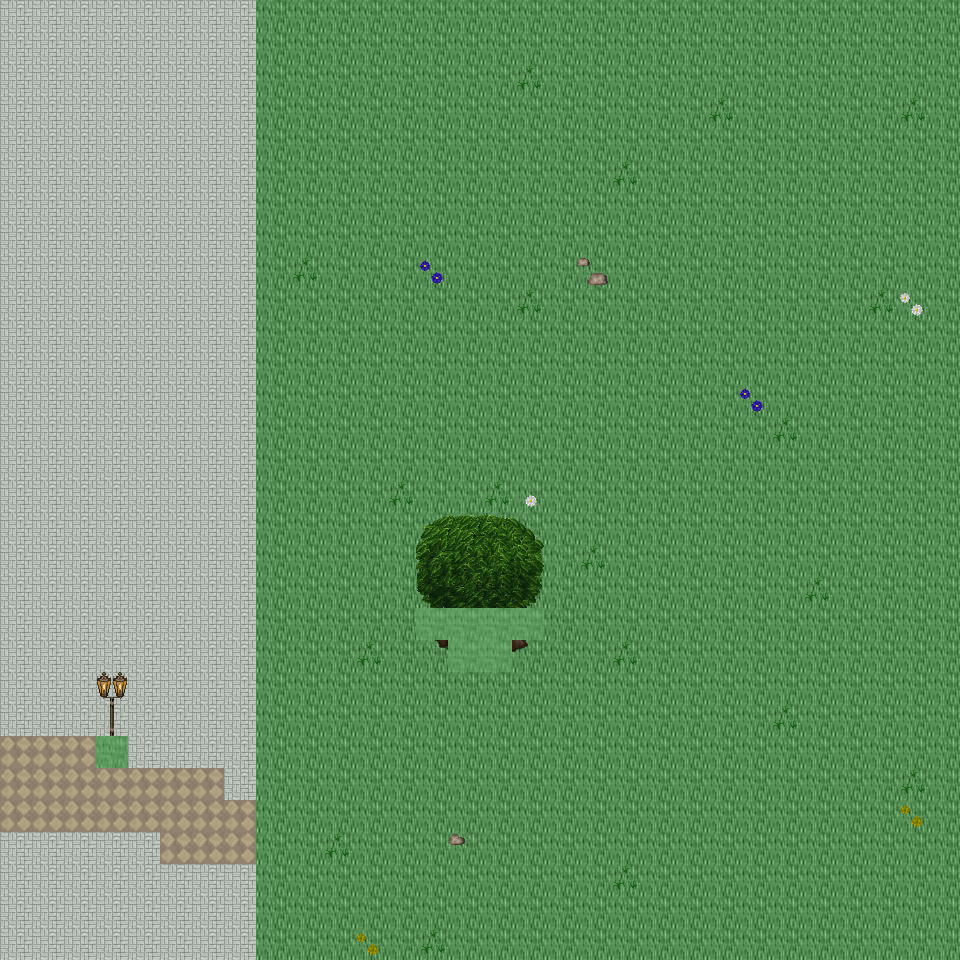

Rendered tile map (Tiled .tmx) drawn with the repository's tilesets; below, a short description and the map source with its tile grids summarised:
An orthogonal 30x30 tile map with 32x32 px tiles, 6 tile layers (Ground, Object, Object2, Above, ...), 48 tilesets and 3 objects (3x mapExit).

<map version="1.0" orientation="orthogonal" renderorder="right-down" width="30" height="30" tilewidth="32" tileheight="32" nextobjectid="4">
  <tileset firstgid="1" name="tileset_ground_ground" tilewidth="32" tileheight="32" tilecount="33" columns="3">
    <image source="../drawable/tileset_ground_ground.png" width="96" height="352" />
  </tileset>
  <tileset firstgid="34" name="tileset_building_castle" tilewidth="32" tileheight="32" tilecount="320" columns="20">
    <image source="../drawable/tileset_building_castle.png" width="640" height="512" />
  </tileset>
  <tileset firstgid="354" name="tileset_furniture_carpet_carpets_2" tilewidth="32" tileheight="32" tilecount="12" columns="4">
    <image source="../drawable/tileset_furniture_carpet_carpets_2.png" width="128" height="160" />
  </tileset>
  <tileset firstgid="366" name="tileset_ground_indoor_tiles" tilewidth="32" tileheight="32" tilecount="8" columns="2">
    <image source="../drawable/tileset_ground_indoor_tiles.png" width="64" height="128" />
  </tileset>
  <tileset firstgid="374" name="tileset_ground_water_pool" tilewidth="32" tileheight="32" tilecount="72" columns="3">
    <image source="../drawable/tileset_ground_water_pool.png" width="96" height="768" />
  </tileset>
  <tileset firstgid="446" name="tileset_ground_brown_paving" tilewidth="32" tileheight="32" tilecount="2" columns="2">
    <image source="../drawable/tileset_ground_brown_paving.png" width="64" height="32" />
  </tileset>
  <tileset firstgid="448" name="tileset_ground_spikes" tilewidth="32" tileheight="32" tilecount="1" columns="1">
    <image source="../drawable/tileset_ground_spikes.png" width="32" height="32" />
  </tileset>
  <tileset firstgid="449" name="tileset_ground_ridge_earth_dark" tilewidth="32" tileheight="32" tilecount="96" columns="12">
    <image source="../drawable/tileset_ground_ridge_earth_dark.png" width="384" height="256" />
  </tileset>
  <tileset firstgid="545" name="tileset_plant_grasses" tilewidth="32" tileheight="32" tilecount="6" columns="3">
    <image source="../drawable/tileset_plant_grasses.png" width="96" height="64" />
  </tileset>
  <tileset firstgid="551" name="tileset_ground_water_pool_corners" tilewidth="32" tileheight="32" tilecount="72" columns="3">
    <image source="../drawable/tileset_ground_water_pool_corners.png" width="96" height="768" />
  </tileset>
  <tileset firstgid="623" name="tileset_building_fence_fence_chunky" tilewidth="32" tileheight="32" tilecount="21" columns="3">
    <image source="../drawable/tileset_building_fence_fence_chunky.png" width="96" height="224" />
  </tileset>
  <tileset firstgid="644" name="tileset_ground_earth_edges" tilewidth="32" tileheight="32" tilecount="18" columns="6">
    <image source="../drawable/tileset_ground_earth_edges.png" width="192" height="96" />
  </tileset>
  <tileset firstgid="662" name="tileset_ground_rock_pebbles" tilewidth="32" tileheight="32" tilecount="3" columns="1">
    <image source="../drawable/tileset_ground_rock_pebbles.png" width="32" height="96" />
  </tileset>
  <tileset firstgid="665" name="tileset_ground_square_patch" tilewidth="32" tileheight="32" tilecount="9" columns="3">
    <image source="../drawable/tileset_ground_square_patch.png" width="96" height="96" />
  </tileset>
  <tileset firstgid="674" name="tileset_plant_leaves" tilewidth="32" tileheight="32" tilecount="8" columns="4">
    <image source="../drawable/tileset_plant_leaves.png" width="128" height="64" />
  </tileset>
  <tileset firstgid="682" name="tileset_item_corpse_skull_dark" tilewidth="32" tileheight="32" tilecount="2" columns="2">
    <image source="../drawable/tileset_item_corpse_skull_dark.png" width="64" height="32" />
  </tileset>
  <tileset firstgid="684" name="tileset_item_corpse_skeleton" tilewidth="32" tileheight="32" tilecount="4" columns="2">
    <image source="../drawable/tileset_item_corpse_skeleton.png" width="64" height="64" />
  </tileset>
  <tileset firstgid="688" name="tileset_furniture_table_grey_fancy" tilewidth="32" tileheight="32" tilecount="9" columns="3">
    <image source="../drawable/tileset_furniture_table_grey_fancy.png" width="96" height="96" />
  </tileset>
  <tileset firstgid="697" name="tileset_furniture_table_grey_long" tilewidth="32" tileheight="32" tilecount="4" columns="2">
    <image source="../drawable/tileset_furniture_table_grey_long.png" width="64" height="64" />
  </tileset>
  <tileset firstgid="701" name="tileset_furniture_table_grey_plain" tilewidth="32" tileheight="32" tilecount="9" columns="3">
    <image source="../drawable/tileset_furniture_table_grey_plain.png" width="96" height="96" />
  </tileset>
  <tileset firstgid="710" name="tileset_item_gothic_slab" tilewidth="32" tileheight="32" tilecount="1" columns="1">
    <image source="../drawable/tileset_item_gothic_slab.png" width="32" height="32" />
  </tileset>
  <tileset firstgid="711" name="tileset_logic_creature_gnome" tilewidth="32" tileheight="32" tilecount="6" columns="6">
    <image source="../drawable/tileset_logic_creature_gnome.png" width="192" height="32" />
  </tileset>
  <tileset firstgid="717" name="tileset_logic_creature_animal" tilewidth="32" tileheight="32" tilecount="32" columns="8">
    <image source="../drawable/tileset_logic_creature_animal.png" width="256" height="128" />
  </tileset>
  <tileset firstgid="749" name="tileset_logic_collision" tilewidth="32" tileheight="32" tilecount="1" columns="1">
    <image source="../drawable/tileset_logic_collision.png" width="32" height="32" />
  </tileset>
  <tileset firstgid="750" name="tileset_ground_water_pool_deep" tilewidth="32" tileheight="32" tilecount="72" columns="3">
    <image source="../drawable/tileset_ground_water_pool_deep.png" width="96" height="768" />
  </tileset>
  <tileset firstgid="822" name="tileset_object_suspension_bridge" tilewidth="32" tileheight="32" tilecount="24" columns="3">
    <image source="../drawable/tileset_object_suspension_bridge.png" width="96" height="256" />
  </tileset>
  <tileset firstgid="846" name="tileset_plant_flower_daisy_blue" tilewidth="32" tileheight="32" tilecount="8" columns="2">
    <image source="../drawable/tileset_plant_flower_daisy_blue.png" width="64" height="128" />
  </tileset>
  <tileset firstgid="854" name="tileset_plant_flower_daisy_red" tilewidth="32" tileheight="32" tilecount="8" columns="2">
    <image source="../drawable/tileset_plant_flower_daisy_red.png" width="64" height="128" />
  </tileset>
  <tileset firstgid="862" name="tileset_plant_flower_daisy_white" tilewidth="32" tileheight="32" tilecount="8" columns="2">
    <image source="../drawable/tileset_plant_flower_daisy_white.png" width="64" height="128" />
  </tileset>
  <tileset firstgid="870" name="tileset_plant_flower_daisy_yellow" tilewidth="32" tileheight="32" tilecount="8" columns="2">
    <image source="../drawable/tileset_plant_flower_daisy_yellow.png" width="64" height="128" />
  </tileset>
  <tileset firstgid="878" name="tileset_plant_tree_tree_green" tilewidth="32" tileheight="32" tilecount="80" columns="8">
    <image source="../drawable/tileset_plant_tree_tree_green.png" width="256" height="352" />
  </tileset>
  <tileset firstgid="958" name="tileset_item_banners_flag" tilewidth="32" tileheight="32" tilecount="12" columns="3">
    <image source="../drawable/tileset_item_banners_flag.png" width="96" height="128" />
  </tileset>
  <tileset firstgid="970" name="tileset_item_flagpole" tilewidth="32" tileheight="32" tilecount="3" columns="1">
    <image source="../drawable/tileset_item_flagpole.png" width="32" height="96" />
  </tileset>
  <tileset firstgid="973" name="tileset_furniture_chair_bench_white" tilewidth="32" tileheight="32" tilecount="8" columns="2">
    <image source="../drawable/tileset_furniture_chair_bench_white.png" width="64" height="128" />
  </tileset>
  <tileset firstgid="981" name="tileset_item_statue_flowered_arch" tilewidth="32" tileheight="32" tilecount="24" columns="6">
    <image source="../drawable/tileset_item_statue_flowered_arch.png" width="192" height="128" />
  </tileset>
  <tileset firstgid="1005" name="tileset_building_decoration_block" tilewidth="32" tileheight="32" tilecount="2" columns="2">
    <image source="../drawable/tileset_building_decoration_block.png" width="64" height="32" />
  </tileset>
  <tileset firstgid="1007" name="tileset_building_decoration_orbpedestal" tilewidth="32" tileheight="32" tilecount="2" columns="1">
    <image source="../drawable/tileset_building_decoration_orbpedestal.png" width="32" height="64" />
  </tileset>
  <tileset firstgid="1009" name="tileset_item_statue_urn_with_flowers" tilewidth="32" tileheight="32" tilecount="2" columns="1">
    <image source="../drawable/tileset_item_statue_urn_with_flowers.png" width="32" height="64" />
  </tileset>
  <tileset firstgid="1011" name="tileset_building_decoration_pool" tilewidth="32" tileheight="32" tilecount="9" columns="3">
    <image source="../drawable/tileset_building_decoration_pool.png" width="96" height="96" />
  </tileset>
  <tileset firstgid="1020" name="tileset_item_statue_romanic_art1" tilewidth="32" tileheight="32" tilecount="4" columns="2">
    <image source="../drawable/tileset_item_statue_romanic_art1.png" width="64" height="64" />
  </tileset>
  <tileset firstgid="1024" name="tileset_building_wall_int_clay" tilewidth="32" tileheight="32" tilecount="100" columns="10">
    <image source="../drawable/tileset_building_wall_int_clay.png" width="320" height="320" />
  </tileset>
  <tileset firstgid="1124" name="tileset_ground_green_paving" tilewidth="32" tileheight="32" tilecount="18" columns="3">
    <image source="../drawable/tileset_ground_green_paving.png" width="96" height="192" />
  </tileset>
  <tileset firstgid="1142" name="tileset_logic_protection" tilewidth="32" tileheight="32" tilecount="2" columns="2">
    <image source="../drawable/tileset_logic_protection.png" width="64" height="32" />
  </tileset>
  <tileset firstgid="1144" name="tileset_furniture_other_stick" tilewidth="32" tileheight="32" tilecount="2" columns="1">
    <image source="../drawable/tileset_furniture_other_stick.png" width="32" height="64" />
  </tileset>
  <tileset firstgid="1146" name="tileset_item_scrying_orb" tilewidth="32" tileheight="32" tilecount="8" columns="8">
    <image source="../drawable/tileset_item_scrying_orb.png" width="256" height="32" />
  </tileset>
  <tileset firstgid="1154" name="tileset_light_dim_light_7x5" tilewidth="32" tileheight="32" tilecount="35" columns="7">
    <image source="../drawable/tileset_light_dim_light_7x5.png" width="224" height="160" />
  </tileset>
  <tileset firstgid="1189" name="tileset_light_light_5x5" tilewidth="32" tileheight="32" tilecount="25" columns="5">
    <image source="../drawable/tileset_light_light_5x5.png" width="160" height="160" />
  </tileset>
  <tileset firstgid="1214" name="tileset_furniture_light_lamp_bronze" tilewidth="32" tileheight="32" tilecount="3" columns="1">
    <image source="../drawable/tileset_furniture_light_lamp_bronze.png" width="32" height="96" />
  </tileset>
  <layer name="Ground" width="30" height="30">
    <data>[900 cells, 900 non-empty, 3 distinct tile ids]</data>
  </layer>
  <layer name="Object" width="30" height="30">
    <data>[900 cells, 34 non-empty, 14 distinct tile ids]</data>
  </layer>
  <layer name="Object2" width="30" height="30">
    <data>[900 cells, 0 non-empty, 0 distinct tile ids]</data>
  </layer>
  <layer name="Above" width="30" height="30">
    <data>[900 cells, 16 non-empty, 16 distinct tile ids]</data>
  </layer>
  <layer name="Above2" width="30" height="30">
    <data>[900 cells, 0 non-empty, 0 distinct tile ids]</data>
  </layer>
  <layer name="Walkable" width="30" height="30">
    <data>[900 cells, 7 non-empty, 1 distinct tile ids]</data>
  </layer>
  <objectgroup name="MapEvents">
    <object id="1" name="north" type="mapExit" x="0" y="0" width="960" height="32">
      <properties>
        <property name="map" value="level_0_x225_y26" />
        <property name="x" value="0" />
        <property name="y" value="28" />
      </properties>
    </object>
    <object id="2" name="south" type="mapExit" x="0" y="928" width="960" height="32">
      <properties>
        <property name="map" value="level_0_x225_y28" />
        <property name="x" value="0" />
        <property name="y" value="1" />
      </properties>
    </object>
    <object id="3" name="west" type="mapExit" x="0" y="0" width="32" height="960">
      <properties>
        <property name="map" value="level_0_x224_y27" />
        <property name="x" value="28" />
        <property name="y" value="0" />
      </properties>
    </object>
  </objectgroup>
</map>
